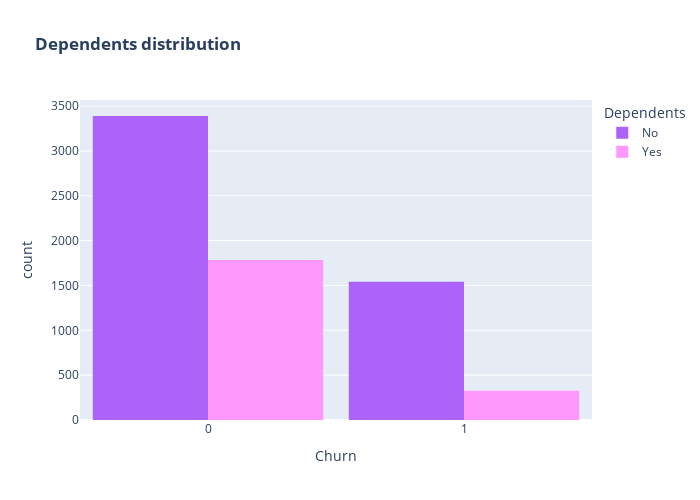

Notebook code cell kept with this figure:
### Markdown cell above
* **FIBER OPTIC CUSTOMERS AND CHURN:** The most critical insight from this chart is that customers with **FIBER OPTIC** internet make up the VAST MAJORITY of churners. For both males and females, the "Fiber optic" bar in the "Churn:Yes" category is dramatically higher than any other.

* **DSL AND NO INTERNET CUSTOMERS:** In sharp contrast, customers with **DSL** have a significantly lower churn rate. The most loyal group are those with **NO INTERNET** service, who exhibit an extremely low churn rate.

* **IMPACT OF GENDER:** The churn patterns related to internet service are nearly IDENTICAL for both **MALE** and **FEMALE** customers. This reinforces the conclusion that the **TYPE of internet service is a powerful predictor of churn**, while gender is not.

### Code cell
color_map = {"Yes": "#FF97FF", "No": "#AB63FA"}
fig = px.histogram(df, x="Churn", color="Dependents", barmode="group", title="<b>Dependents distribution</b>", color_discrete_map=color_map)
fig.update_layout(width=700, height=500, bargap=0.1)
fig.show()

### Figure 1 — Plotly figure (JSON) as saved in the notebook; plotly's stock layout.template omitted (floating-point values rounded to 4 significant figures; data arrays with more than 128 entries replaced by an {"elided": "..."} marker saying what was removed)
{"data": [{"alignmentgroup": "True", "bingroup": "x", "hovertemplate": "Dependents=No<br>Churn=%{x}<br>count=%{y}<extra></extra>", "legendgroup": "No", "marker": {"color": "#AB63FA", "pattern": {"shape": ""}}, "name": "No", "offsetgroup": "No", "orientation": "v", "showlegend": true, "type": "histogram", "x": {"elided": "4933 int values"}, "xaxis": "x", "yaxis": "y"}, {"alignmentgroup": "True", "bingroup": "x", "hovertemplate": "Dependents=Yes<br>Churn=%{x}<br>count=%{y}<extra></extra>", "legendgroup": "Yes", "marker": {"color": "#FF97FF", "pattern": {"shape": ""}}, "name": "Yes", "offsetgroup": "Yes", "orientation": "v", "showlegend": true, "type": "histogram", "x": {"elided": "2110 int values"}, "xaxis": "x", "yaxis": "y"}], "layout": {"bargap": 0.1, "barmode": "group", "height": 500, "legend": {"title": {"text": "Dependents"}, "tracegroupgap": 0}, "title": {"text": "<b>Dependents distribution</b>"}, "width": 700, "xaxis": {"anchor": "y", "domain": [0, 1], "title": {"text": "Churn"}}, "yaxis": {"anchor": "x", "domain": [0, 1], "title": {"text": "count"}}}}
